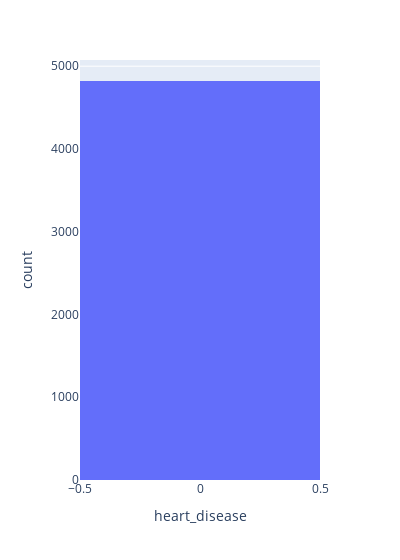

Notebook source saved alongside this figure:
### Code cell
fig = px.histogram(df_no_outliers, x='heart_disease', width=400)
fig.show()

### Figure 1 — Plotly figure (JSON) as saved in the notebook; plotly's stock layout.template omitted (floating-point values rounded to 4 significant figures; data arrays with more than 128 entries replaced by an {"elided": "..."} marker saying what was removed)
{"data": [{"alignmentgroup": "True", "bingroup": "x", "hovertemplate": "heart_disease=%{x}<br>count=%{y}<extra></extra>", "legendgroup": "", "marker": {"color": "#636efa", "pattern": {"shape": ""}}, "name": "", "offsetgroup": "", "orientation": "v", "showlegend": false, "type": "histogram", "x": {"elided": "4821 int values"}, "xaxis": "x", "yaxis": "y"}], "layout": {"barmode": "relative", "legend": {"tracegroupgap": 0}, "margin": {"t": 60}, "width": 400, "xaxis": {"anchor": "y", "domain": [0, 1], "title": {"text": "heart_disease"}}, "yaxis": {"anchor": "x", "domain": [0, 1], "title": {"text": "count"}}}}
